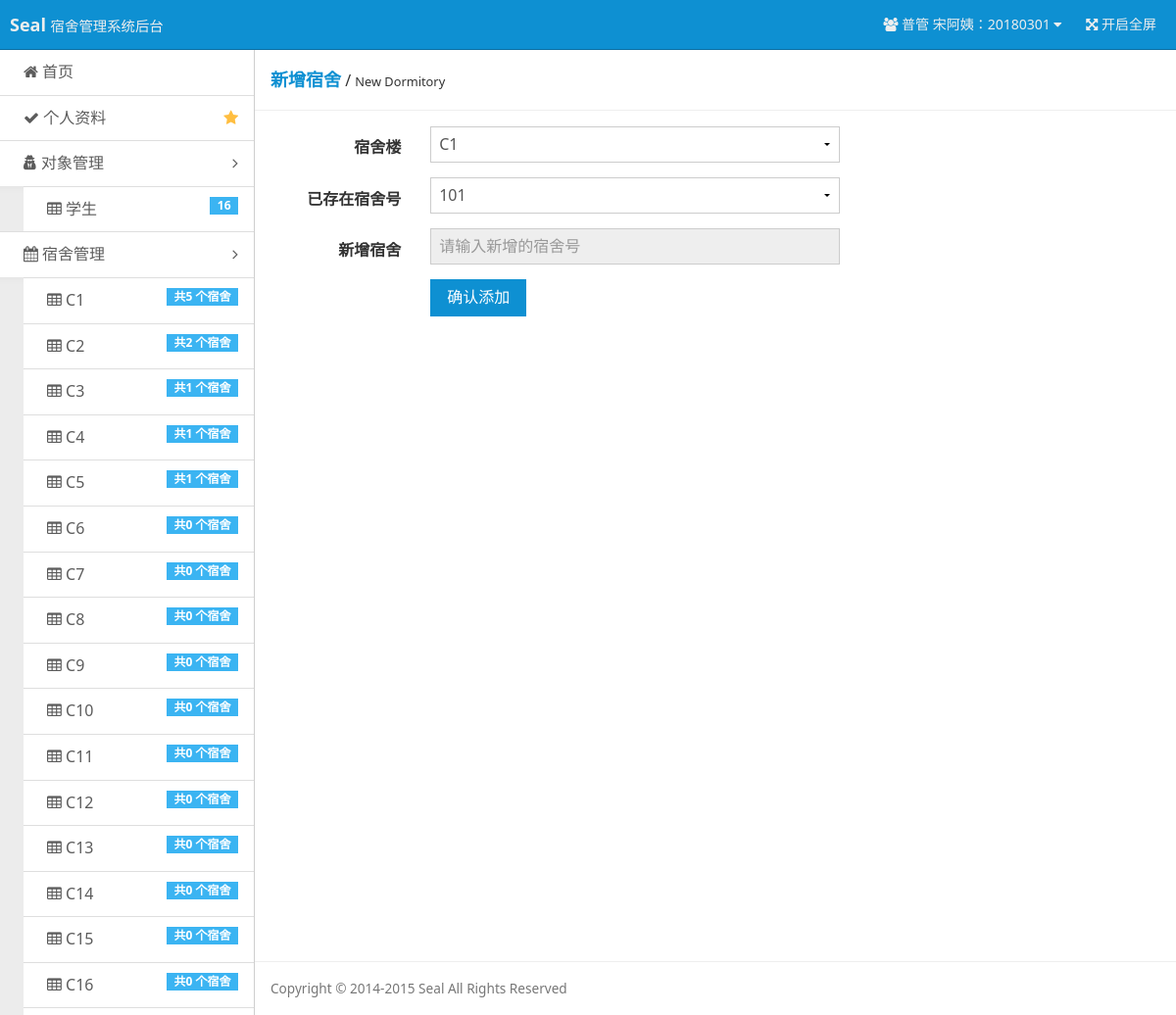
Page /pages/dor-new.php (signed in) on the committed database.
### tables this page shows
CREATE TABLE `users` (
  `u_id` int(11) NOT NULL AUTO_INCREMENT,
  `u_no` int(11) NOT NULL,
  `u_name` char(20) NOT NULL,
  `u_password` char(100) NOT NULL,
  `u_permission` int(11) DEFAULT NULL,
  PRIMARY KEY (`u_id`),
  UNIQUE KEY `u_no` (`u_no`)
);

CREATE TABLE `dormitory_builds` (
  `db_id` int(11) NOT NULL AUTO_INCREMENT,
  `db_name` char(20) NOT NULL,
  `d_price` int(20) NOT NULL,
  PRIMARY KEY (`db_id`),
  UNIQUE KEY `db_name` (`db_name`)
);

### inc/checklogin.php (called while the page is built, shortened)
<?php
$user = $_COOKIE ['user'];
$user_permission = $_COOKIE ['user_permission'];
if ($user == "") {
    header ( "Location: ?r=login" );
    exit ();
} else {
    $query = "SELECT * FROM users WHERE u_no='$user'";
    $result = mysql_query ( $query ) or die ( 'SQL语句有误：' . mysql_error () );
    $users = mysql_fetch_array ( $result );
    switch ($user_permission) {
        case 1 :
            $username = "普管 {$users ['u_name']}：" . $users ['u_no'];
            break;
    }
}

### pages/dor-new.php (the view, shortened to what this page needs)
<?php
require 'inc/checklogin.php';
include 'tools/tool_database.php';
$permission_read = "true";
$permission_read = "readonly='$permission_read'";
if ($user_permission == -1) {
    header("Location: ?r=permission-denied");
    exit();
} else {
    $permission_show = "style=\"display: none;\"";
}
$users_all_dor_builds_query = "SELECT db_name FROM dormitory_builds ORDER BY db_id";
$users_all_dor_builds_result = mysql_query($users_all_dor_builds_query) or die ('SQL语句有误：' . mysql_error());
$users_all_dor_build_query = "SELECT db_name,db_id FROM dormitory_builds ORDER BY db_id";
$users_all_dor_build_result = mysql_query($users_all_dor_build_query) or die ('SQL语句有误：' . mysql_error());
$users_all_dor_build = mysql_fetch_array($users_all_dor_build_result);
$dor_build_select_name = $_GET['db_name_select'];
if (isset($dor_build_select_name)) {
    $dor_build_select_id = queryDorBuildIdByName($dor_build_select_name);
    $dor_list_query = "SELECT d_name FROM dormitories WHERE db_id='$dor_build_select_id'";
} else $dor_list_query = "SELECT d_name FROM dormitories WHERE db_id='{$users_all_dor_build['db_id']}'";
$dor_list_result = mysql_query($dor_list_query) or die ('SQL语句有误：' . mysql_error());
?>
    <!doctype html>
    <html class="no-js">
    <head>
        <link rel="stylesheet" href="assets/css/amazeui.min.css"/>
        <link rel="stylesheet" href="assets/css/admin.css">
        <link rel="stylesheet" href="assets/css/css_msgbox/msgBoxLight.css"/>
    </head>
    <body>
    <header class="am-topbar am-topbar-inverse admin-header">
        <?php require 'template/header.php'; ?>
    </header>
    <div class="am-cf admin-main">
        <?php require 'template/sidebar.php'; ?>
        <div class="admin-content">
            <div class="admin-content-body">
                <div class="am-cf am-padding am-padding-bottom-0">
                    <div class="am-fl am-cf"><strong class="am-text-primary am-text-lg">新增宿舍</strong> /
                        <small>New Dormitory</small>
                    </div>
                </div>
                <hr/>
                <div class="am-g">
                    <div class="am-u-sm-12 am-u-md-8 am-u-md-pull-4">
                        <form class="am-form am-form-horizontal" method="post" name="add">
                            <div class="am-form-group">
                                <label for="user-dor-build" class="am-u-sm-3 am-form-label">宿舍楼</label>
                                <div class="am-u-sm-9">
                                    <?php
                                    if ($user_permission == -1) {
                                        echo "<select name='user-dor-build' id='user-dor-build' disabled='disabled' onchange='request(this.id)'>";
                                    } else {
                                        echo "<select name='user-dor-build' id='user-dor-build' onchange='request(this.id)'>";
                                    }
                                    while ($dor_builds = mysql_fetch_array($users_all_dor_builds_result)) {
                                        if ($dor_builds['db_name'] == 'C1') {
                                            echo "<option value='{$dor_builds['db_name']}' selected='selected'>{$dor_builds['db_name']}</option>";
                                        } else {
                                            echo "<option value='{$dor_builds['db_name']}'>{$dor_builds['db_name']}</option>";
                                        }
                                    }
                                    echo "</select>";
                                    ?>
                                </div>
                            </div>
                            <div class="am-form-group">
                                <label for="user-dor-exist" class="am-u-sm-3 am-form-label">已存在宿舍号</label>
                                <div class="am-u-sm-9">
                                    <?php
                                    if ($user_permission == -1) {
                                        echo "<select name='user-dor-exist' disabled='disabled'>";
                                    } else {
                                        echo "<select name='user-dor-exist'>";
                                    }
                                    while ($db_dor = mysql_fetch_array($dor_list_result)) {
                                        if ($db_dor['d_name'] == '101') {
                                            echo "<option value='{$db_dor['d_name']}' selected='selected'>{$db_dor['d_name']}</option>";
                                        } else {
                                            echo "<option value='{$db_dor['d_name']}'>{$db_dor['d_name']}</option>";
                                        }
                                    }
                                    echo "</select>";
                                    ?>
                                </div>
                            </div>
                            <div class="am-form-group">
                                <label for="user-dor-new" class="am-u-sm-3 am-form-label">新增宿舍</label>
                                <div class="am-u-sm-9">
                                    <input type="text" id="user-dor-new" name="user-dor-new"
                                           placeholder="请输入新增的宿舍号" <?php echo $permission_read ?>>
                                </div>
                            </div>
                            <div class="am-form-group">
                                <div class="am-u-sm-9 am-u-sm-push-3">
                                    <input type="submit" name="add" value="确认添加"
                                           class="am-btn am-btn-primary" <?php if ($user_permission != -1) echo ""; else echo $permission_show ?>>
                                </div>
                            </div>
                        </form>
                    </div>
                </div>
            </div>
            <footer class="admin-content-footer">
                <?php require 'template/footer.php'; ?>
            </footer>
        </div>
    </div>
        <?php require 'template/footer.php'; ?>
    </body>
    </html>

### template/header.php (shortened to what this page needs)
<div class="am-topbar-brand">
    <strong>Seal</strong>
    <small>宿舍管理系统后台</small>
</div>
<div class="am-collapse am-topbar-collapse" id="topbar-collapse">
    <ul class="am-nav am-nav-pills am-topbar-nav am-topbar-right admin-header-list">
        <li class="am-dropdown" data-am-dropdown>
            <a class="am-dropdown-toggle" data-am-dropdown-toggle href="javascript:;">
                <span class="am-icon-users"></span> <?php echo $username ?> <span class="am-icon-caret-down"></span>
            </a>
        </li>
        <li class="am-hide-sm-only"><a href="javascript:;" id="admin-fullscreen"><span class="am-icon-arrows-alt"></span> <span class="admin-fullText">开启全屏</span></a></li>
    </ul>
</div>

### template/sidebar.php (shortened to what this page needs)
<?php
$student_query = "SELECT * FROM users WHERE u_permission=-1 ORDER BY u_id DESC";
$student_result = mysql_query($student_query) or die ('SQL语句有误：' . mysql_error());
$students_count = mysql_num_rows($student_result);
$dormitory_builds_query = "SELECT * FROM dormitory_builds ORDER BY db_id ";
$dormitory_builds_result = mysql_query($dormitory_builds_query) or die ('SQL语句有误：' . mysql_error());
?>
<div class="admin-sidebar am-offcanvas" id="admin-offcanvas">
    <div class="am-offcanvas-bar admin-offcanvas-bar">
        <ul class="am-list admin-sidebar-list">
            <li><a href="?r=index"><span class="am-icon-home"></span> 首页</a></li>
            <?php
            switch ($user_permission) {
                case 1 :
                    $data_href = "?r=user-admin-normal&uno={$users['u_no']}&edit_target=self";
                    break;
            }
            ?>
            <li><a href="<?php echo $data_href ?>" class="am-cf"><span class="am-icon-check"></span> 个人资料<span
                            class="am-icon-star am-fr am-margin-right admin-icon-yellow"></span></a></li>
            <li class="admin-parent">
                <a class="am-cf" data-am-collapse="{target: '#object-nav'}"><span class="am-icon-user-secret"></span>
                    对象管理 <span class="am-icon-angle-right am-fr am-margin-right"></span></a>
                <ul class="am-list am-collapse admin-sidebar-sub am-in" id="object-nav">
                    <li><a href="?r=list-stu"><span class="am-icon-table"></span> 学生<span
                                    class="am-badge am-badge-secondary am-margin-right am-fr"><?php echo $students_count ?></span></a>
                    </li>
                </ul>
            </li>
            <li class="admin-parent" <?php if ($user_permission == -1) echo 'style="display: none;"' ?>>
                <a class="am-cf" data-am-collapse="{target: '#dormitory-nav'}"><span class="am-icon-calendar"></span>
                    宿舍管理 <span class="am-icon-angle-right am-fr am-margin-right"></span></a>
                <ul class="am-list am-collapse admin-sidebar-sub am-in" id="dormitory-nav">
                    <?php
                    while ($dormitory_builds = mysql_fetch_array($dormitory_builds_result)) {
                        ?>
                        <li><a href="?r=list-dormitories&db_id=<?php echo $dormitory_builds['db_id'] ?>"><span
                                        class="am-icon-table"></span> <?php echo $dormitory_builds['db_name'] ?>
                                <span
                                        class="am-badge am-badge-secondary am-margin-right am-fr">共<?php echo mysql_num_rows(mysql_query("SELECT dormitories.db_id FROM dormitories WHERE db_id={$dormitory_builds['db_id']} ORDER BY db_id ")) ?>
                                    个宿舍</span></a>
                        </li>
                    <?php } ?>
                </ul>
            </li>
        </ul>
    </div>
</div>

### assets/css/admin.css (style rules this page uses)
html, body { height: 100%; overflow: hidden; }
ul { margin-top: 0; }
.admin-icon-yellow { color: #ffbe40; }
.admin-header { position: fixed; top: 0; left: 0; right: 0; z-index: 1500; font-size: 1.4rem; margin-bottom: 0; }
.admin-main { position: relative; height: 100%; padding-top: 51px; background: #f3f3f3; }
.admin-sidebar { width: 260px; min-height: 100%; float: left; border-right: 1px solid #cecece; }
.admin-sidebar-list { margin-bottom: 0; }
.admin-sidebar-list li a { color: #5c5c5c; padding-left: 24px; }
.admin-sidebar-list li:first-child { border-top: none; }
.admin-sidebar-sub { margin-top: 0; margin-bottom: 0; box-shadow: 0 16px 8px -15px #e2e2e2 inset; background: #ececec; padding-left: 24px; }
.admin-sidebar-sub li:first-child { border-top: 1px solid #dedede; }
.admin-content { display: -webkit-box; display: -webkit-flex; display: -ms-flexbox; display: flex; -webkit-box-orient: vertical; -webkit-box-direction: normal; -webkit-flex-direction: column; -ms-flex-direction: column; flex-direction: column; background: #fff; }
.admin-content, .admin-sidebar { height: 100%; overflow-x: hidden; overflow-y: scroll; -webkit-overflow-scrolling: touch; }
.admin-content-body { -webkit-box-flex: 1; -webkit-flex: 1 0 auto; -ms-flex: 1 0 auto; flex: 1 0 auto; }
.admin-content-footer { font-size: 85%; color: #777; }
@media only screen and (min-width: 641px) { .admin-sidebar { display: block; position: static; background: none; } }
@media only screen and (min-width: 641px) { .admin-offcanvas-bar { position: static; width: auto; background: none; -webkit-transform: translate3d(0, 0, 0); -ms-transform: translate3d(0, 0, 0); transform: translate3d(0, 0, 0); overflow-y: visible; min-height: 100%; } }
@media only screen and (min-width: 641px) { .admin-offcanvas-bar:after { content: none; } }

### rows in the picture
users: username "普管 宋阿姨：20180301"
dormitory_builds: db_name "C1", db_id "5"
dormitory_builds: db_name "C2", db_id "2"
dormitory_builds: db_name "C3", db_id "1"
dormitory_builds: db_name "C4", db_id "1"
dormitory_builds: db_name "C5", db_id "1"
dormitory_builds: db_name "C6", db_id "0"
dormitory_builds: db_name "C7", db_id "0"
dormitory_builds: db_name "C8", db_id "0"
dormitory_builds: db_name "C9", db_id "0"
dormitory_builds: db_name "C10", db_id "0"
dormitory_builds: db_name "C11", db_id "0"
dormitory_builds: db_name "C12", db_id "0"
dormitory_builds: db_name "C13", db_id "0"
dormitory_builds: db_name "C14", db_id "0"
dormitory_builds: db_name "C15", db_id "0"
dormitory_builds: db_name "C16", db_id "0"

### other values in the picture
$students_count "16"
form field user-dor-build "C1"
form field user-dor-exist "101"
